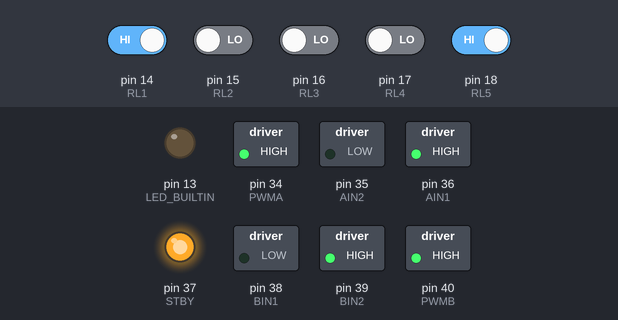
Bench run of a sketch on a simulated Arduino Mega 2560, built with avr-gcc and run on an emulated ATmega2560. Shown: switched loads named in the sketch (green lamp = pin HIGH), output pins drawn as LEDs (lit = HIGH). The inputs (shaded band) are chosen by the test bench; at power-on: pin 14 (RL1), pin 18 (RL5) HIGH, pin 15 (RL2), pin 16 (RL3), pin 17 (RL4) LOW.

Above: at 1.2 s.
1.3 s: pin 14 (RL1) driven LOW
At 2.3 s:
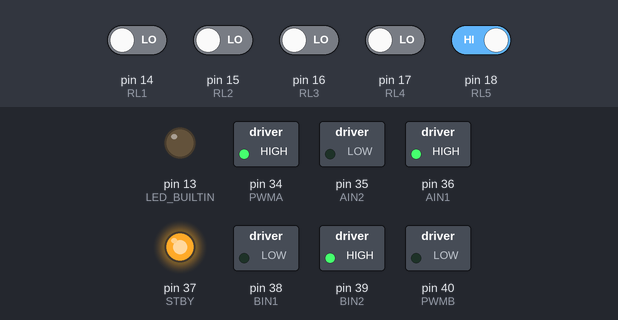
2.8 s: pin 18 (RL5) driven LOW
At 3.5 s:
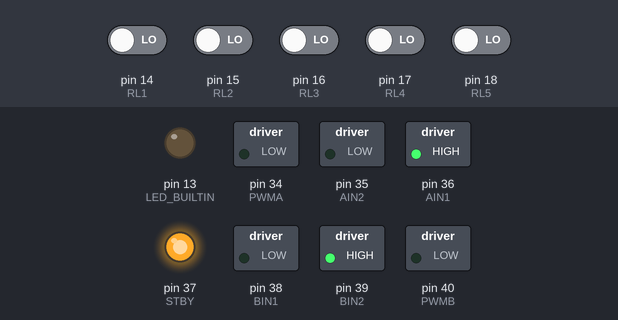
4.3 s: pin 15 (RL2) driven HIGH
At 6.0 s:
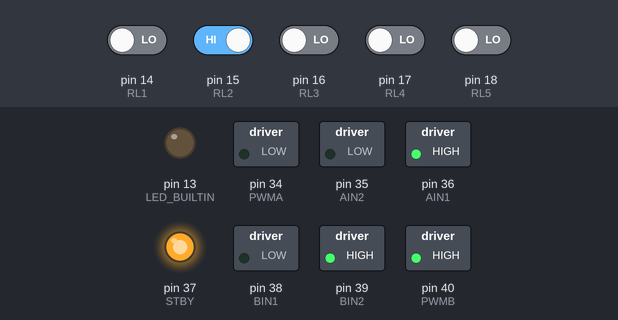
6.3 s: pin 16 (RL3) driven HIGH
At 7.5 s:
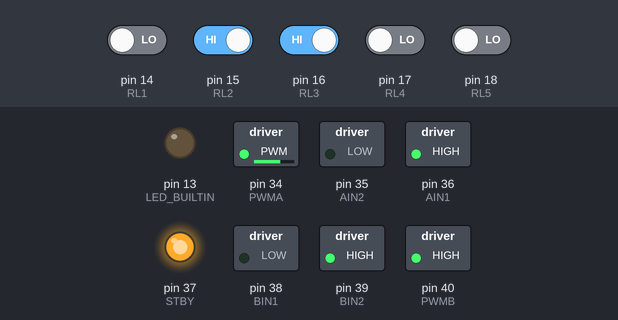
7.8 s: pin 17 (RL4) driven HIGH
At 8.8 s:
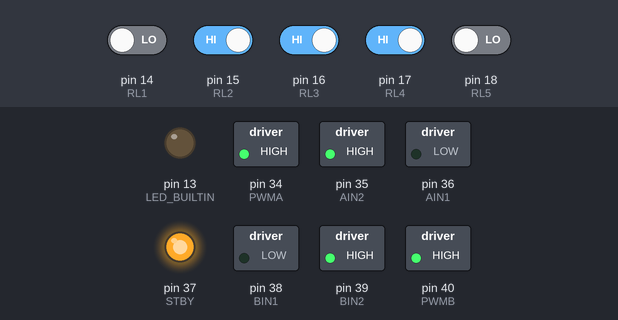
10.8 s: pin 15 (RL2) driven LOW
At 12.3 s:
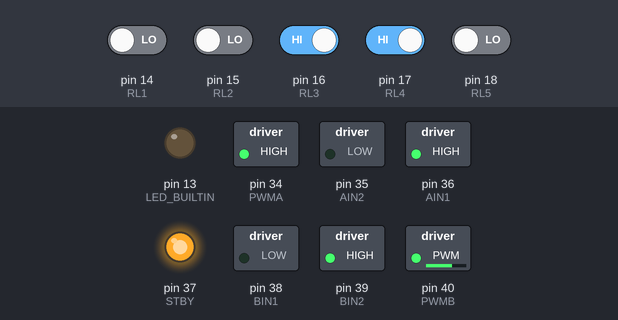
Timing chart, 0 to 13.3 s (numbered marks = the images above; inputs shaded):
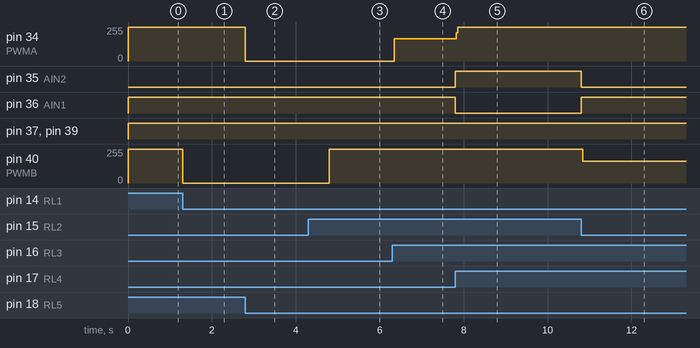

Measured:
- after the input at 1.3 s, pin 40 (PWMB): 255/255 → 0/255 at once
- after the input at 2.8 s, pin 34 (PWMA): 255/255 → 0/255 at once
- after the input at 4.3 s, pin 40 (PWMB): 0/255 → 255/255 after 0.50 s
- after the input at 6.3 s, pin 34 (PWMA): 0/255 → 166/255 at once
- after the input at 7.8 s, pin 34 (PWMA): 166/255 → 255/255 at once; pin 35 (AIN2): LOW → HIGH at once; pin 36 (AIN1): HIGH → LOW at once
- after the input at 10.8 s, pin 35 (AIN2): HIGH → LOW at once; pin 36 (AIN1): LOW → HIGH at once; pin 40 (PWMB): 255/255 → 164/255 at once

The sketch:

mega.ino
```cpp
#define RL1 14
#define RL2 15
#define RL3 16
#define RL4 17
#define RL5 18

int PWMA=34;
int AIN2=35;
int AIN1=36;
int STBY=37;
int BIN1=38;
int BIN2=39;
int PWMB=40;

void MotorWriting(double vL, double vR);
void MotorCheck();
void Calculate();
void setup() {
    Serial.begin(9600);

    pinMode(RL1, INPUT);
    pinMode(RL2, INPUT);
    pinMode(RL3, INPUT);
    pinMode(RL4, INPUT);
    pinMode(RL5, INPUT);

    pinMode(PWMA, OUTPUT);
    pinMode(PWMB, OUTPUT);
    pinMode(AIN2, OUTPUT);
    pinMode(AIN1, OUTPUT);
    pinMode(BIN2, OUTPUT);
    pinMode(BIN1, OUTPUT);
    pinMode(STBY, OUTPUT);     // stand by
    pinMode(LED_BUILTIN, OUTPUT);

}

void loop() {
   Calculate();
       // turn the LED on (HIGH is the voltage level)
    if (digitalRead(RL3) == HIGH && digitalRead(RL1) == LOW && digitalRead(RL5) == LOW) {
            MotorWriting(150, 150);
}

    if (digitalRead(RL2) == HIGH && digitalRead(RL3) == HIGH && digitalRead(RL4) == HIGH) {
        MotorWriting(255, -255);
        delay(600);
        MotorWriting(0, 0);
    }
    if (digitalRead(RL1) == LOW && digitalRead(RL2) == LOW && digitalRead(RL3) == LOW && digitalRead(RL4) == LOW && digitalRead(RL5) == LOW) {
        MotorWriting(0, 0);
        delay(1000);
   }
}
void Calculate() {
    int IR1 = digitalRead(RL1);
    int IR2 = digitalRead(RL2);
    int IR3 = digitalRead(RL3);
    int IR4 = digitalRead(RL4);
    int IR5 = digitalRead(RL5);
    int bar_l = 0;
    if ((IR1 == 1 || IR2 == 1) && IR5 == 0) {
        bar_l = (IR1*50+IR2*25)/(IR1+IR2);
    }
    int bar_r = 0;
    if ((IR5 == 1 || IR4 == 1) && IR1 == 0) {
        bar_r = (IR5*50+IR4*25)/(IR5+IR4);
    }

    double wl = 150-bar_l;
    double wr = 150-bar_r;
    MotorWriting(wr, wl);
}
void MotorWriting(double vL, double vR) {
    digitalWrite(STBY, HIGH);
    if(vR >= 0) {
        digitalWrite(AIN1, HIGH);
        digitalWrite(AIN2, LOW);
        analogWrite(PWMA, vR);
       }
    else {
        digitalWrite(AIN2, HIGH);
        digitalWrite(AIN1, LOW);
        analogWrite(PWMA, -vR);
    }
    if (vL >= 0) {
        digitalWrite(BIN2, HIGH);
        digitalWrite(BIN1, LOW);
        analogWrite(PWMB, vL);
        }
    else {
        digitalWrite(BIN2, LOW);
        digitalWrite(BIN1, HIGH);
        analogWrite(PWMB, -vL);
    }
}
void MotorCheck() {
    MotorWriting(255, 255);
    delay(2000);
    MotorWriting(-255, -255);
    delay(2000);
    MotorWriting(-255, 255);
    delay(2000);
    MotorWriting(255, -255);
    delay(2000);
    MotorWriting(0, 0);
}
// matt
```
